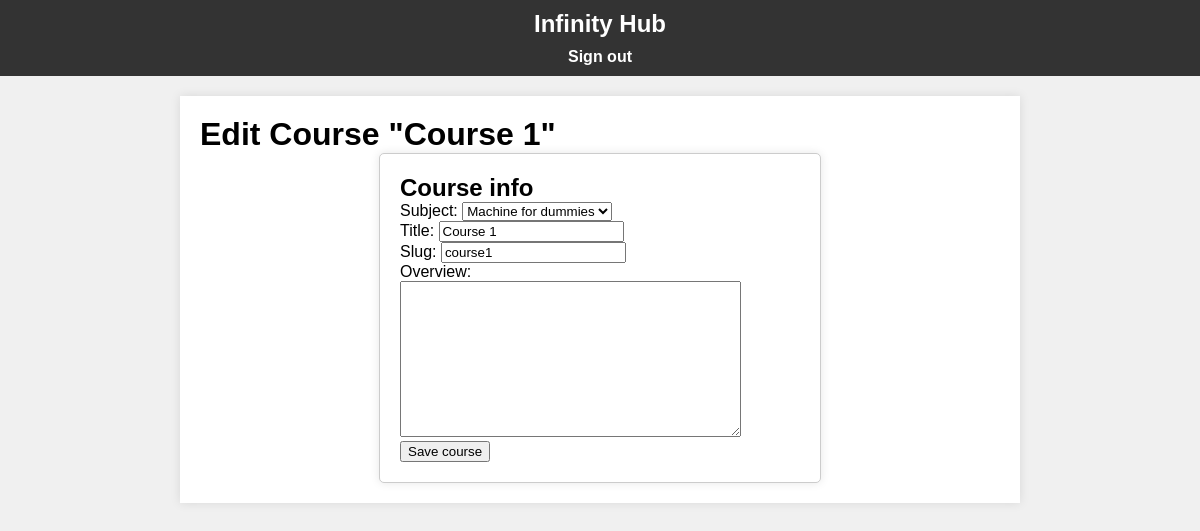
/course/2/edit/ (signed in), run on an earlier commit of the app's database.
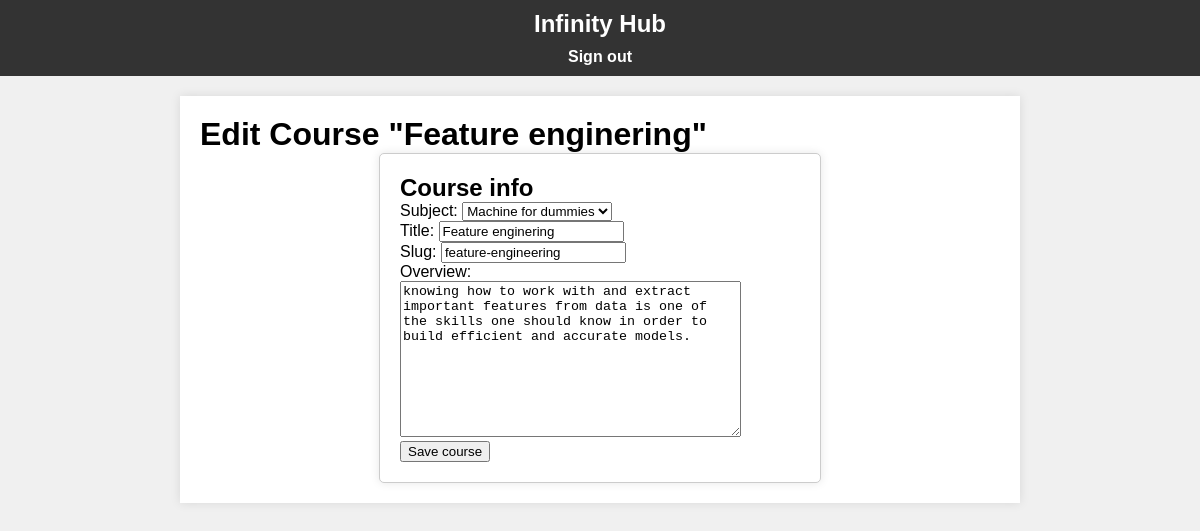
And on a later commit of the database.
### courses/models.py (models this page shows, shortened)
class Course(models.Model):
    owner = models.ForeignKey(User, related_name="courses_created",on_delete=models.CASCADE)
    subject = models.ForeignKey(Subject, related_name="courses", on_delete=models.CASCADE)
    title = models.CharField(max_length=200)
    slug = models.SlugField(max_length=200, unique=True)
    overview = models.TextField()
    created = models.DateTimeField(auto_now_add=True)
    class Meta:
        ordering = ['-created']

class Subject(models.Model):
    title = models.CharField(max_length=200)
    slug = models.CharField(max_length=200, unique=True)
    class Meta:
        ordering = ['title']
    def __str__(self) -> str:
        return self.title

### courses/views.py (the view)
# urls.py: path('<pk>/edit/', views.CourseUpdateView.as_view(), name='course_edit'),
class CourseUpdateView(OwnerCourseEditMixin, UpdateView):
    permission_required = 'courses.change_course'

### courses/views.py (called while the page is built)
    def get_queryset(self):
        qs = super().get_queryset() # type: ignore
        return qs.filter(owner=self.request.user) # type: ignore

### courses/templates/courses/manage/course/form.html (shortened to what this page needs)
{% extends "base.html" %}
{% block content %}
<h1>
    {% if object %}
    Edit Course "{{ object.title}}"
    {% else %}
    Create a new course
    {% endif %}
</h1>
<div class="module">
    <h2>Course info</h2>
    <form method="post">
        {{ form.as_p }}
        <p><input type="submit" value="Save course"></p>
    </form>
</div>
{% endblock content %}

What changed in the data, as far as the page shows it:
changed Course "Machine for dummies": title "Course 1" → "Feature enginering"; slug "course1" → "feature-engineering"; overview (not shown) → "knowing how to work with and extract important features from data is one of the skills one should know in order to build efficient and accurate models."
changed through a linked row, Subject: title "Course 1" → "Feature enginering"
